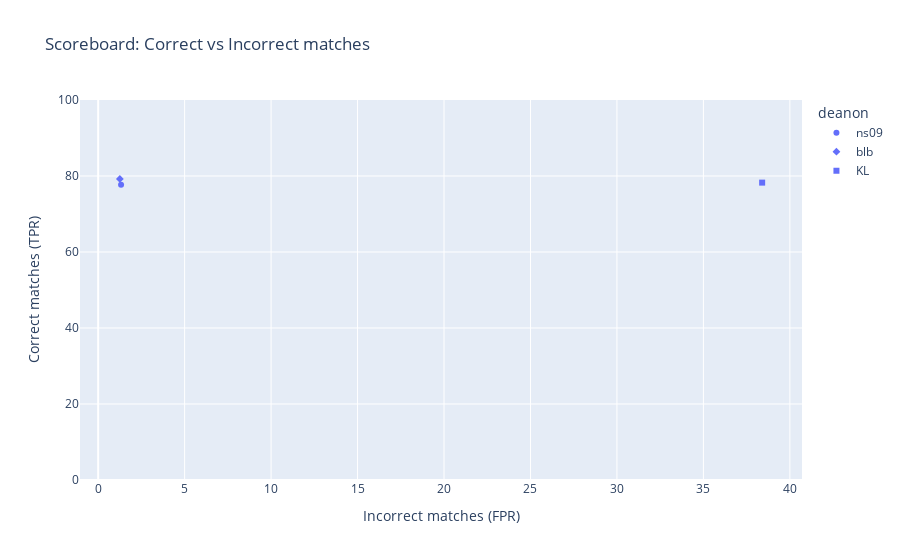

Notebook source saved alongside this figure:
### Code cell
fig = px.scatter(df, x='FPR', y='TPR', 
    symbol='deanon', 
    range_y=[0,100],
    labels={
        "FPR": "Incorrect matches (FPR)",
        "TPR": "Correct matches (TPR)",
    },
    title="Scoreboard: Correct vs Incorrect matches")
fig.show()

### Figure 1 — Plotly figure (JSON) as saved in the notebook; plotly's stock layout.template omitted (floating-point values rounded to 4 significant figures)
{"data": [{"hovertemplate": "deanon=ns09<br>Incorrect matches (FPR)=%{x}<br>Correct matches (TPR)=%{y}<extra></extra>", "legendgroup": "ns09", "marker": {"color": "#636efa", "symbol": "circle"}, "mode": "markers", "name": "ns09", "orientation": "v", "showlegend": true, "type": "scatter", "x": [1.324], "xaxis": "x", "y": [77.7], "yaxis": "y"}, {"hovertemplate": "deanon=blb<br>Incorrect matches (FPR)=%{x}<br>Correct matches (TPR)=%{y}<extra></extra>", "legendgroup": "blb", "marker": {"color": "#636efa", "symbol": "diamond"}, "mode": "markers", "name": "blb", "orientation": "v", "showlegend": true, "type": "scatter", "x": [1.254], "xaxis": "x", "y": [79.23], "yaxis": "y"}, {"hovertemplate": "deanon=KL<br>Incorrect matches (FPR)=%{x}<br>Correct matches (TPR)=%{y}<extra></extra>", "legendgroup": "KL", "marker": {"color": "#636efa", "symbol": "square"}, "mode": "markers", "name": "KL", "orientation": "v", "showlegend": true, "type": "scatter", "x": [38.4], "xaxis": "x", "y": [78.26], "yaxis": "y"}], "layout": {"legend": {"title": {"text": "deanon"}, "tracegroupgap": 0}, "title": {"text": "Scoreboard: Correct vs Incorrect matches"}, "xaxis": {"anchor": "y", "domain": [0, 1], "title": {"text": "Incorrect matches (FPR)"}}, "yaxis": {"anchor": "x", "domain": [0, 1], "range": [0, 100], "title": {"text": "Correct matches (TPR)"}}}}
